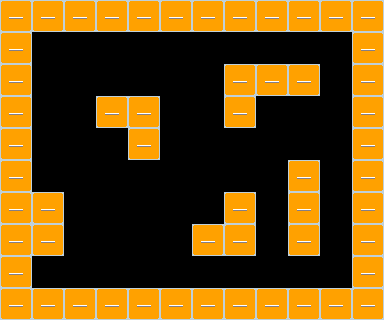

Rendered tile map (Tiled .tmx) drawn with the repository's tilesets; below, a short description and the full map source, tile grids included:
An orthogonal 12x10 tile map with 32x32 px tiles, 1 tile layer (tiles) and 1 object (start).

<map version="1.5" tiledversion="1.5.0" orientation="orthogonal" renderorder="right-down" width="12" height="10" tilewidth="32" tileheight="32" infinite="0" nextlayerid="3" nextobjectid="3">
 <editorsettings>
  <export target="e1m1.json" format="json" />
 </editorsettings>
 <tileset firstgid="1" source="maptiles.tsx" />
 <layer id="1" name="tiles" width="12" height="10">
  <data encoding="csv">
1,1,1,1,1,1,1,1,1,1,1,1,
1,0,0,0,0,0,0,0,0,0,0,1,
1,0,0,0,0,0,0,1,1,1,2,1,
1,0,0,1,1,0,0,1,0,0,0,1,
1,0,0,0,1,0,0,0,0,0,0,1,
1,0,0,0,0,0,0,0,0,1,2,1,
1,1,0,0,0,0,0,1,0,1,0,1,
1,1,0,0,0,0,1,1,0,1,0,1,
1,0,0,0,0,0,2,0,0,0,0,1,
1,1,1,1,1,1,1,1,1,1,1,1
</data>
 </layer>
 <objectgroup color="#00aaff" id="2" name="player">
  <object id="1" name="start" x="170" y="175" width="10" height="10">
   <properties>
    <property name="direction" type="int" value="0" />
   </properties>
  </object>
 </objectgroup>
</map>